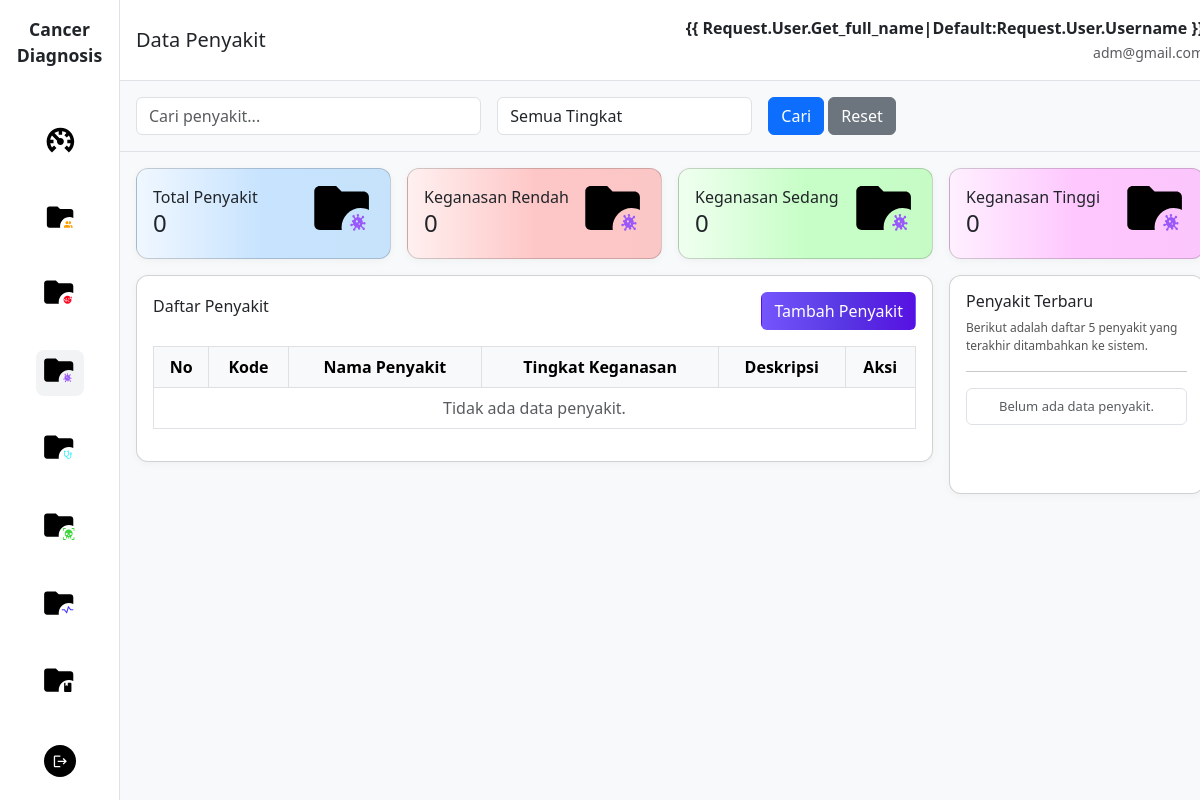
Before: /penyakit/ with the older database file.
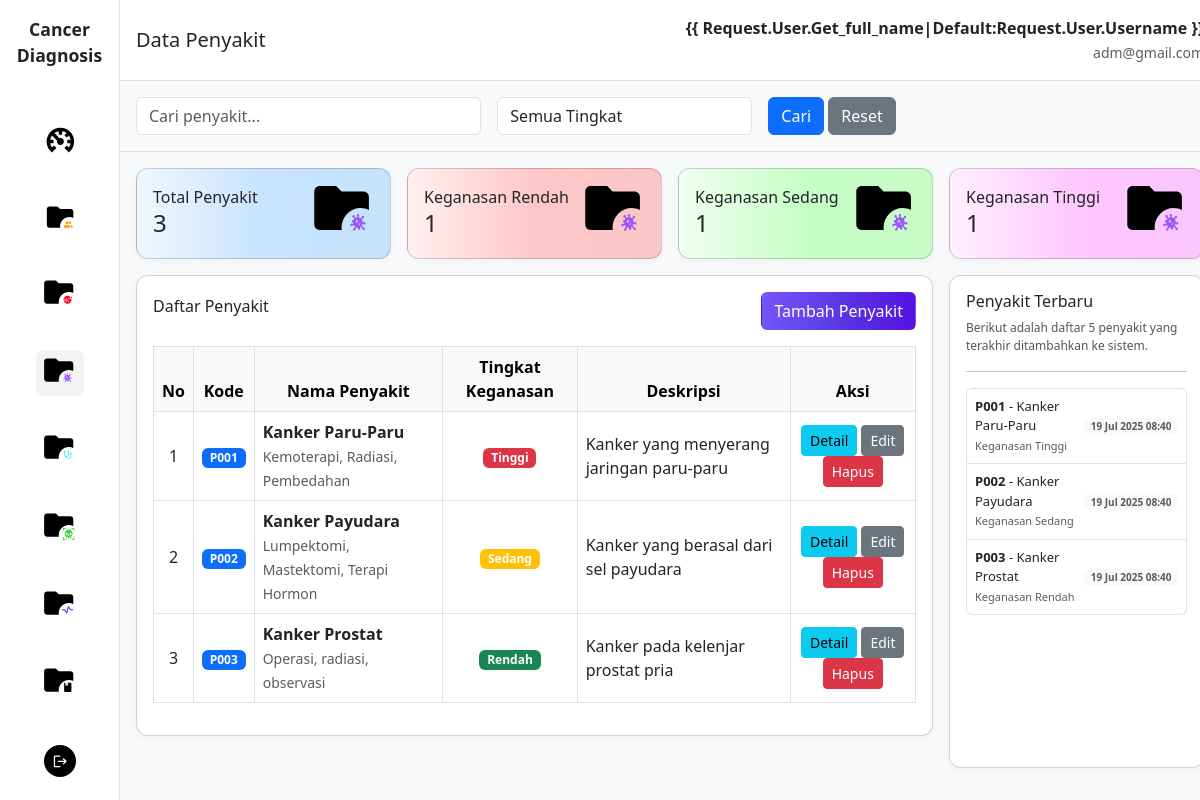
After: the same page with the newer database file.
### sp_kanker_diagnosa_app/models.py (models this page shows, shortened)
class Penyakit(models.Model):
    kode = models.CharField(max_length=10, unique=True)
    nama = models.CharField(max_length=100)
    deskripsi = models.TextField(blank=True)
    tingkat_keganasan = models.CharField(max_length=20, choices=[
        ('RENDAH', 'Rendah'),
        ('SEDANG', 'Sedang'),
        ('TINGGI', 'Tinggi'),
    ], default='SEDANG')
    pengobatan = models.TextField(blank=True)
    pencegahan = models.TextField(blank=True)
    dibuat = models.DateTimeField(auto_now_add=True)
    class Meta:
        verbose_name = "Penyakit"
        verbose_name_plural = "Penyakit"
        ordering = ['nama']

### sp_kanker_diagnosa_app/views.py (the view)
# urls.py: path('penyakit/', views.penyakit_list, name='penyakit_list'),
def penyakit_list(request):
    search_form = PencarianPenyakitForm(request.GET)
    penyakit_qs = Penyakit.objects.all()
    if search_form.is_valid():
        nama = search_form.cleaned_data.get('nama')
        tingkat_keganasan = search_form.cleaned_data.get('tingkat_keganasan')
        if nama:
            penyakit_qs = penyakit_qs.filter(nama__icontains=nama)
        if tingkat_keganasan:
            penyakit_qs = penyakit_qs.filter(tingkat_keganasan=tingkat_keganasan)
    paginator = Paginator(penyakit_qs.order_by('nama'), 10)
    page_number = request.GET.get('page')
    page_obj = paginator.get_page(page_number)
    penyakit_count = penyakit_qs.count()
    penyakit_rendah = penyakit_qs.filter(tingkat_keganasan='RENDAH').count()
    penyakit_sedang = penyakit_qs.filter(tingkat_keganasan='SEDANG').count()
    penyakit_tinggi = penyakit_qs.filter(tingkat_keganasan='TINGGI').count()
    context = {
        'page_obj': page_obj,
        'penyakit_count': penyakit_count,
        'penyakit_rendah': penyakit_rendah,
        'penyakit_sedang': penyakit_sedang,
        'penyakit_tinggi': penyakit_tinggi,
        'search_form': search_form,
    }
    return render(request, 'penyakit/list.html', context)

### sp_kanker_diagnosa_app/forms.py
class PencarianPenyakitForm(forms.Form):
    nama = forms.CharField(
        required=False,
        widget=forms.TextInput(attrs={
            'class': 'form-control',
            'placeholder': 'Cari penyakit...'
        })
    )
    tingkat_keganasan = forms.ChoiceField(
        choices=[('', 'Semua Tingkat')] + [
            ('RENDAH', 'Rendah'),
            ('SEDANG', 'Sedang'),
            ('TINGGI', 'Tinggi'),
        ],
        required=False,
        widget=forms.Select(attrs={'class': 'form-control'})
    )

### templates/penyakit/list.html (shortened to what the changed rows need)
{% extends 'base.html' %}
{% load static %}
{% block content %}
<main class="col-md-10 col-lg-11 col-12 main-content">
    <div class="row g-3 p-3">
        <div class="col-12 col-sm-6 col-lg-3">
            <div class="card card-custom p-3 h-100"
                style="background: linear-gradient(to right, #f0f7ff 0%, #c7e3fe, #c6e3fb 100%);">
                <div class="d-flex align-items-center justify-content-between">
                    <div>
                        <div>Total Penyakit</div>
                        <h4 class="mb-1">{{ penyakit_count|default:"0" }}</h4>
                    </div>
                </div>
            </div>
        </div>
        <div class="col-12 col-sm-6 col-lg-3">
            <div class="card card-custom p-3 h-100"
                style="background: linear-gradient(to right, #fff0f0 0%, #fec7c7, #fbc6c6 100%);">
                <div class="d-flex align-items-center justify-content-between">
                    <div>
                        <div>Keganasan Rendah</div>
                        <h4 class="mb-1">{{ penyakit_rendah|default:"0" }}</h4>
                    </div>
                </div>
            </div>
        </div>
        <div class="col-12 col-sm-6 col-lg-3">
            <div class="card card-custom p-3 h-100"
                style="background: linear-gradient(to right, #f0fff0 0%, #c7fec7, #c6fbc6 100%);">
                <div class="d-flex align-items-center justify-content-between">
                    <div>
                        <div>Keganasan Sedang</div>
                        <h4 class="mb-1">{{ penyakit_sedang|default:"0" }}</h4>
                    </div>
                </div>
            </div>
        </div>
        <div class="col-12 col-sm-6 col-lg-3">
            <div class="card card-custom p-3 h-100"
                style="background: linear-gradient(to right, #fff0ff 0%, #fec7fe, #fbc6fb 100%);">
                <div class="d-flex align-items-center justify-content-between">
                    <div>
                        <div>Keganasan Tinggi</div>
                        <h4 class="mb-1">{{ penyakit_tinggi|default:"0" }}</h4>
                    </div>
                </div>
            </div>
        </div>
    </div>
    <div class="row g-3 px-3">
        <div class="col-12 col-lg-9 mb-3 mb-lg-0">
            <div class="card card-custom p-3 table-card">
                <div class="table-responsive">
                    <table class="table table-bordered mt-3 align-middle">
                        <thead class="table-light">
                            <tr class="text-center">
                                <th>No</th>
                                <th>Kode</th>
                                <th>Nama Penyakit</th>
                                <th>Tingkat Keganasan</th>
                                <th>Deskripsi</th>
                                <th>Aksi</th>
                            </tr>
                        </thead>
                        <tbody>
                            {% if page_obj %}
                            {% for penyakit in page_obj %}
                            <tr>
                                <td class="text-center">
                                    {% if page_obj.has_other_pages %}
                                    {{ forloop.counter0|add:page_obj.start_index|add:"-1" }}
                                    {% else %}
                                    {{ forloop.counter }}
                                    {% endif %}
                                </td>
                                <td class="text-center">
                                    <span class="badge bg-primary">{{ penyakit.kode }}</span>
                                </td>
                                <td>
                                    <strong>{{ penyakit.nama }}</strong>
                                    {% if penyakit.pengobatan %}
                                    <br><small class="text-muted">{{ penyakit.pengobatan|truncatechars:50 }}</small>
                                    {% endif %}
                                </td>
                                <td class="text-center">
                                    {% if penyakit.tingkat_keganasan == 'RENDAH' %}
                                    <span class="badge bg-success">Rendah</span>
                                    {% elif penyakit.tingkat_keganasan == 'SEDANG' %}
                                    <span class="badge bg-warning">Sedang</span>
                                    {% elif penyakit.tingkat_keganasan == 'TINGGI' %}
                                    <span class="badge bg-danger">Tinggi</span>
                                    {% endif %}
                                </td>
                                <td>
                                    {% if penyakit.deskripsi %}
                                    {{ penyakit.deskripsi|truncatechars:50 }}
                                    {% else %}
                                    <span class="text-muted">-</span>
                                    {% endif %}
                                </td>
                                <td class="text-center">
                                    <a href="{% url 'penyakit_detail' penyakit.id %}"
                                        class="btn btn-sm btn-info">Detail</a>
                                    <a href="{% url 'penyakit_update' penyakit.id %}"
                                        class="btn btn-sm btn-secondary">Edit</a>
                                    <a href="{% url 'penyakit_delete' penyakit.id %}" class="btn btn-sm btn-danger"
                                        onclick="return confirm('Yakin hapus data penyakit ini?')">Hapus</a>
                                </td>
                            </tr>
                            {% endfor %}
                            {% else %}
                            <tr>
                                <td colspan="6" class="text-center text-muted">Tidak ada data penyakit.</td>
                            </tr>
                            {% endif %}
                        </tbody>
                    </table>
                </div>
            </div>
        </div>
        <div class="col-12 col-lg-3 mb-3 mb-lg-0">
            <div class="card card-custom p-3 h-100 d-flex flex-column justify-content-between">
                <div>
                    <ul class="list-group mb-2" style="font-size: 13px;">
                        {% if page_obj %}
                        {% for penyakit in page_obj|slice:":5" %}
                        <li class="list-group-item d-flex justify-content-between align-items-center py-2 px-2">
                            <div>
                                <strong>{{ penyakit.kode|default:"-" }}</strong> - {{ penyakit.nama|default:"-" }}
                                <br>
                                <span class="text-muted" style="font-size:11px;">
                                    {% if penyakit.tingkat_keganasan == "RENDAH" %}
                                    Keganasan Rendah
                                    {% elif penyakit.tingkat_keganasan == "SEDANG" %}
                                    Keganasan Sedang
                                    {% elif penyakit.tingkat_keganasan == "TINGGI" %}
                                    Keganasan Tinggi
                                    {% else %}
                                    -
                                    {% endif %}
                                </span>
                            </div>
                            <div class="d-flex align-items-center gap-1">
                                <span class="badge bg-light text-muted" style="font-size:10px;">
                                    {{ penyakit.dibuat|date:"d M Y H:i" }}
                                </span>
                            </div>
                        </li>
                        {% endfor %}
                        {% else %}
                        <li class="list-group-item text-muted text-center py-2 px-2">Belum ada data penyakit.</li>
                        {% endif %}
                    </ul>
                </div>
            </div>
        </div>
    </div>
</main>
{% endblock %}

Changed rows visible on the page:
added Penyakit: kode "P001", nama "Kanker Paru-Paru", pengobatan "Kemoterapi, Radiasi, Pembedahan", tingkat_keganasan "Tinggi", deskripsi "Kanker yang menyerang jaringan paru-paru", dibuat "19 Jul 2025 08:40"
added Penyakit: kode "P002", nama "Kanker Payudara", pengobatan "Lumpektomi, Mastektomi, Terapi Hormon", tingkat_keganasan "Sedang", deskripsi "Kanker yang berasal dari sel payudara", dibuat "19 Jul 2025 08:40"
added Penyakit: kode "P003", nama "Kanker Prostat", pengobatan "Operasi, radiasi, observasi", tingkat_keganasan "Rendah", deskripsi "Kanker pada kelenjar prostat pria", dibuat "19 Jul 2025 08:40"
Other visible differences:
{{ penyakit_count|default:"0" }}: "0" → "3"
{{ penyakit_rendah|default:"0" }}: "0" → "1"
{{ penyakit_sedang|default:"0" }}: "0" → "1"
{{ penyakit_tinggi|default:"0" }}: "0" → "1"
text no longer shown: "Tidak ada data penyakit. Belum ada data penyakit."
